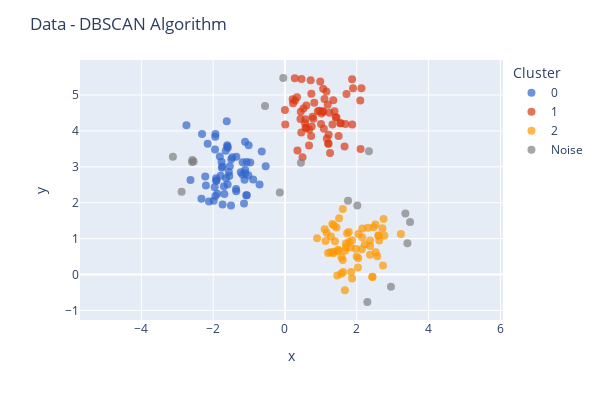

The code cell stored with this chart in its notebook:
### Code cell
vis = dv.DBSCANVisualizer(X) 

vis.plot_clusters()
